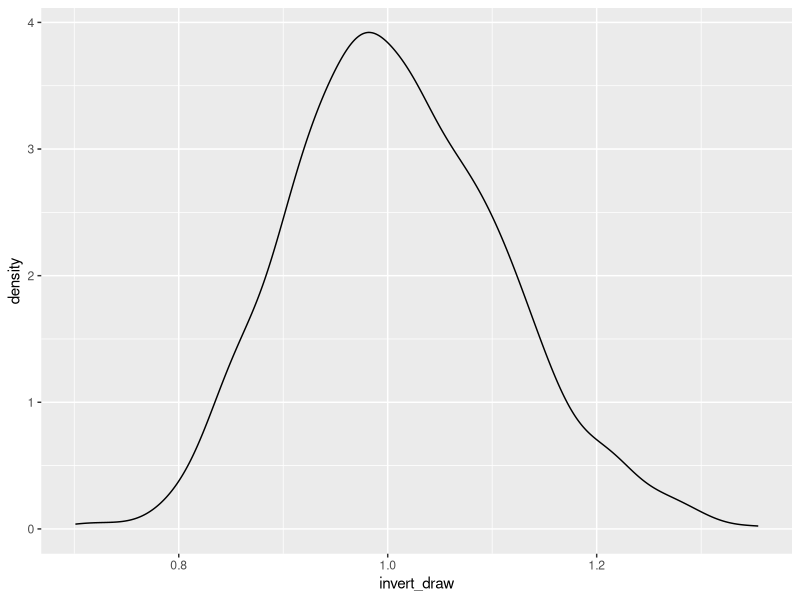
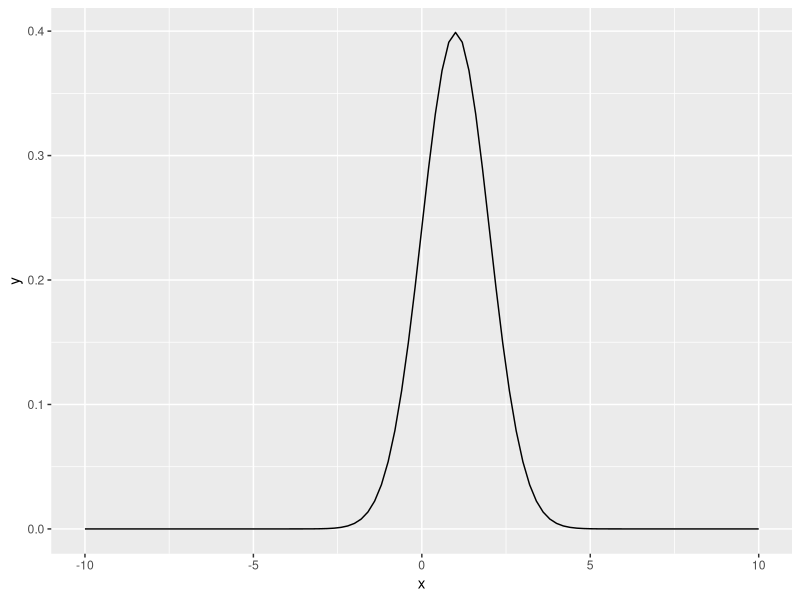
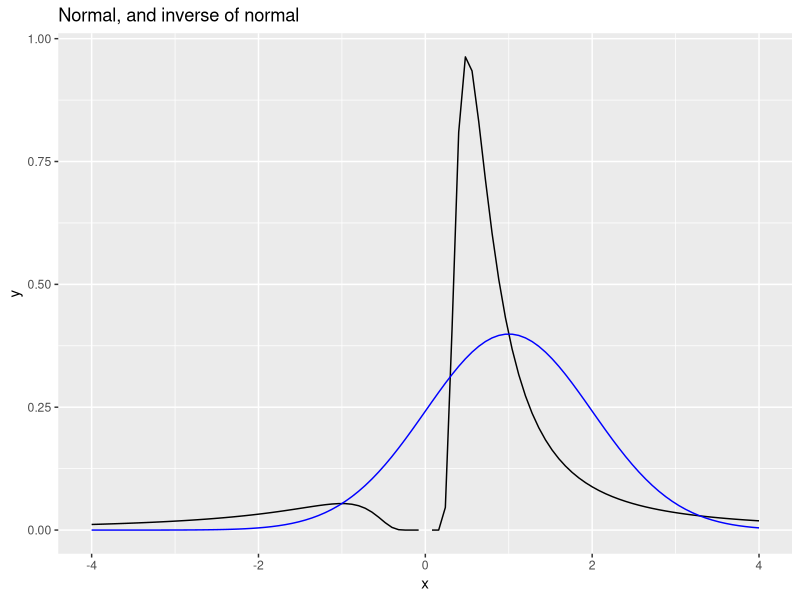

Write the R code that produced these figures, in order. (Note: this script raises an error after producing the figures.)
rm(list = ls())
library(ggplot2)
library(dplyr)

dir = "/Users/tombearpark/Documents/princeton/1st_year/ECO517/exercises/mid_term_prep/"

# Question 1
# Assume N = 100
# Assume sum x_i = 100
draws = data.frame(draws = rgamma(1000, shape = 100, rate = 100))
draws = draws %>% mutate(invert_draw= 1/draws)

ggplot(data = draws) +
  geom_density(aes(x =invert_draw))

# Question 2


normal_normal = function(x){
  mu = 1
  sigma =1 
  p = (1 / (sigma * sqrt(2 * pi)) * exp((-1/2)*(x - mu)^2 )/(sigma^2))
  return(p)
}

p <- ggplot(data = data.frame(x = 0), mapping = aes(x = x)) +
  stat_function(fun = normal_normal) + xlim(-10,10)
p

normal_trans = function(x){
  mu = 1
  sigma = 1
  p = (1 / (sigma * sqrt(2 * pi)) * 
         exp((-1/2)*((1/x) - mu)^2 )/(sigma^2)) * 
            abs(1 / (x^(2)))
  return(p)
}
q = ggplot(data = data.frame(x = 0), mapping = aes(x = x)) +
  stat_function(fun = normal_trans) + xlim(-10,10) +
  stat_function(fun = normal_normal, color = "blue") + xlim(-4,4)+
  ggtitle("Normal, and inverse of normal")
q

ggsave(q, file = paste0(dir, "2_normal_and_inverse.png"), height = 4, width = 4)

# Get to the same thing using draws instead...
df = data.frame(norm = rnorm(100000, mean = 1, sd =1 )) %>% 
  mutate(inverse= 1/norm)

ggplot(data = df) +
  geom_density(aes(x = inverse), color = "red") +  xlim(-5,5)

mean(df$inverse)
mean(df$norm)

# Plot the integral...
int_above_0 = function(x) (1 / sqrt(2 * pi)) * exp(-0.5*((1/x)-1)^2) * (1/x)

ggplot(data = data.frame(x =0), mapping = aes(x = x)) +
  stat_function(fun = int_above_0) +xlim(0,100)

integrate (1 / sqrt(2 * pi)) * exp(-0.5*((1/x)-1)^2) * (1/x)